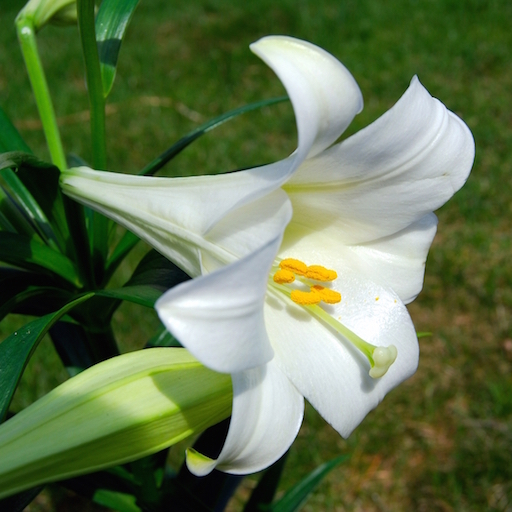
#> input picture da_data/lily.jpg, 512 x 512 px
$ python numpy_svd.py   (older library calls are emulated)
#> lines starting #> are read from the running program, lines starting #| are printed output that depends on the picture
import numpy as np
import scipy.misc as sm
import matplotlib.pyplot as plt

M = np.mat('23 24 55;22 65 23')
U,S,V = np.linalg.svd(M,full_matrices=False)#Ｔrue时表示想要完整矩阵
print(U,U.shape)
print(S,S.shape)
print(V,V.shape)
print(U * U.T)
print(V * V.T)
print(U * np.mat(np.diag(S)) * V)


image = sm.imread('da_data/lily.jpg',True)#True　灰度处理
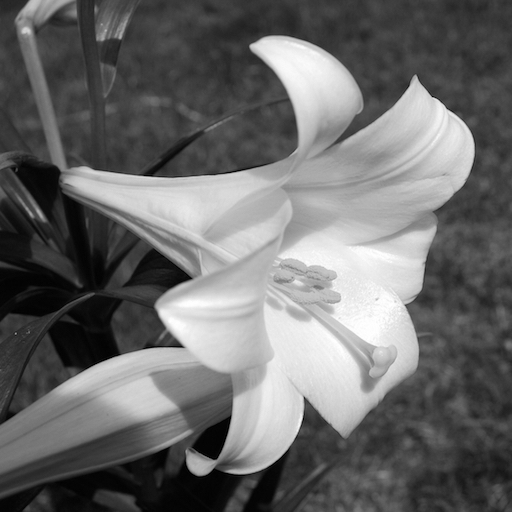
#> image: shape (512, 512) float32; min 0, max 255, mean 106.7
u,sv,v = np.linalg.svd(image)
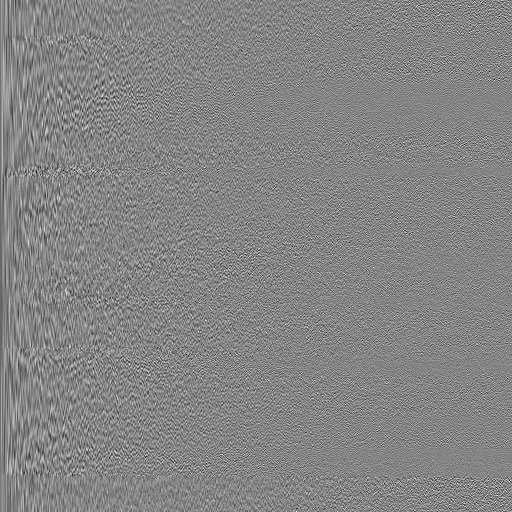
#> u: shape (512, 512) float32; min -0.259, max 0.237, mean -6.67e-05; drawn with min black and max white
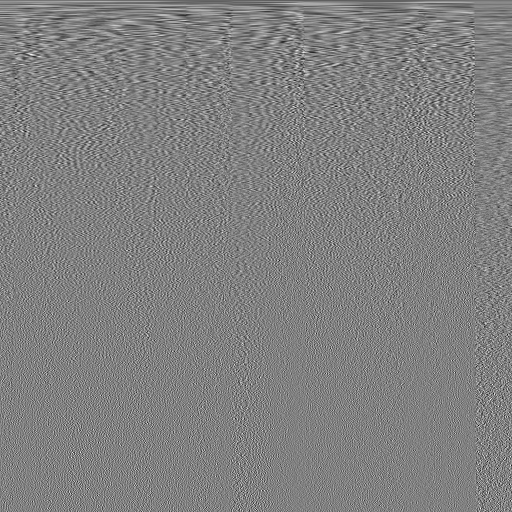
#> v: shape (512, 512) float32; min -0.235, max 0.23, mean -7.38e-05; drawn with min black and max white
#> sv = 512 values, max 60670.1 at index 0, min 0.00687 at index 511, mean 409
eigvals,eigvecs = np.linalg.eig(image)
eigvals[50:] = 0
image2 = np.mat(eigvecs) * np.mat(np.diag(eigvals))*np.mat(eigvecs).I
sv[50:] = 0
image3 = u * np.mat(np.diag(sv)) * v
plt.figure("Img eig")
plt.subplot(2,2,1)
plt.xticks([])
plt.yticks([])
plt.imshow(image,cmap='gray')#设置为从黑到白的映射

plt.subplot(2,2,2)
plt.xticks([])
plt.yticks([])
plt.imshow(image2.real,cmap='gray')#设置为从黑到白的映射

plt.subplot(2,2,3)
plt.xticks([])
plt.yticks([])
plt.imshow(image3.real,cmap='gray')#设置为从黑到白的映射

plt.tight_layout()
plt.show()
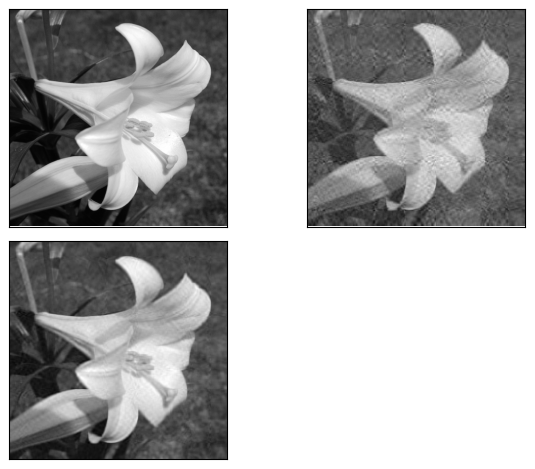
#> figure drawn by matplotlib, 3 panels
